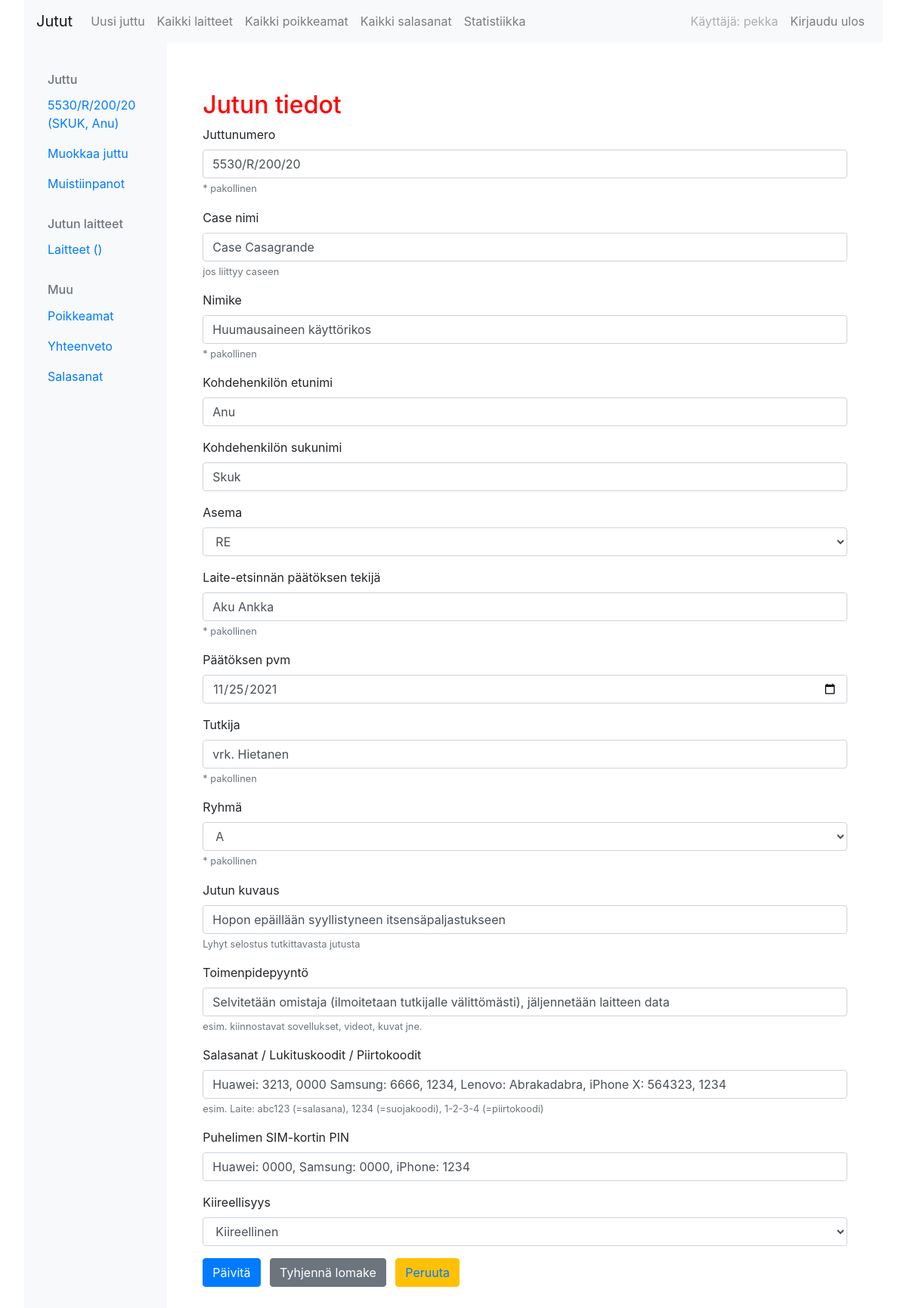
The page /juttu/1/muokkaa (signed in) on the database its author committed.
### juttu/models.py (models this page shows, shortened)
class Juttu(models.Model):
    KIIREELLISYYS_LUOKAT = (
        ('Kiireellinen','Kiireellinen'),
        ('Normaali', 'Normaali'),
    )
    ASIANOSAISUUS = (
        ('Asianomistaja', 'AO'),
        ('Rikoksesta epäilty', 'RE'),
        ('Todistaja', 'Todistaja'),
        ('Muu', 'Muu'),
    )
    juttunumero = models.CharField(max_length=512, blank=False, default="")
    case_nimi = models.CharField(max_length=512, blank=True, null=True)
    nimike = models.CharField(max_length=512, blank=False, null=False, default="") #List of all available crimes?
    tutkija = models.CharField(max_length=512, blank=False, default="")
    ryhma = models.ForeignKey("TutkintaRyhma", related_name="jutun_ryhma", on_delete=models.CASCADE, limit_choices_to={'on_aktiivinen':True})
    kiireellisyys = models.CharField(max_length=512, choices=KIIREELLISYYS_LUOKAT, default='Normaali')
    etunimi = models.CharField(max_length=512, blank=True)
    sukunimi = models.CharField(max_length=512, blank=True)
    user = models.ForeignKey(User, related_name="user_juttus", blank=True, null=True, on_delete=models.CASCADE) # = it-tutkija
    teon_kuvaus = models.CharField(max_length=512, blank=True)
    toimenpidepyynto = models.CharField(max_length=512, blank=True)
    salasana = models.CharField(max_length=512, blank=True) #Tästä oma taulu
    pin_koodi = models.CharField(max_length=512, blank=True)
    kirjauspvm = models.DateTimeField(blank=True, null=True, default=timezone.now)
    juttu_status = models.ForeignKey("JuttuStatus", related_name="jutun_status", on_delete=models.CASCADE, default=1, limit_choices_to={'on_aktiivinen':True})
    asianosaisuus = models.CharField(max_length=512, choices=ASIANOSAISUUS, default='Rikoksesta epäilty')
    paattaja = models.CharField(max_length=512, blank=False, null=True) #Laite-etsinnän päättäjä
    paatos_pvm = models.DateField(widgets.SelectDateWidget, default=timezone.now) #Päätöksen pvm
    def __str__(self):
        return f'{self.juttunumero} ({self.sukunimi.upper()}, {self.etunimi})'

### juttu/views.py (the view, shortened to what this page needs)
# urls.py: path('juttu/<int:pk>/muokkaa', views.UpdateJuttu.as_view(), name="muokkaa_juttu"), #EditJuttu
class UpdateJuttu(LoginRequiredMixin, generic.UpdateView):
    form_class = JuttuForm #binds the update form to an existing form
    model = Juttu

### custom_context_processor.py (called while the page is built)
def year_renderer(request):
    return {
       'this_year': datetime.datetime.today().year,
    }

### juttu/models.py (called while the page is built)
    def __str__(self):
        return self.tutkintaryhma

### laite/laite_context_processor.py (called while the page is built)
def laite_renderer(request):
    return { 'all_laites': Laite.objects.all()}

def laite_juttu_pk(request):
    return { 'laite_juttu_pk' : request.GET }

### juttu/templates/juttu/juttu_form.html (shortened to what this page needs)
{% extends 'juttu/juttu_base.html' %}
{% load bootstrap3 %}
{% block juttu_content %}
    <h2 class='display-5'>Jutun tiedot</h2>
    <form method="POST" action="">
        {% bootstrap_form form %}
        {% buttons %}
          {% if juttu %}
          <button type="submit" class="btn btn-primary">Päivitä</button>
          {% else %}
          <button type="submit" class="btn btn-primary">Vahvista</button>
          {% endif %}
          <button type="reset" class="btn btn-secondary">Tyhjennä lomake</button>
        {% if juttu %}
        <button type="submit" class="btn btn-warning"><a href="{% url 'juttu:single_juttu' pk=juttu.pk %}">Peruuta</a></button>
        {% endif %}
        {% endbuttons %}
      </form>
{% endblock juttu_content %}

### juttu/templates/juttu/juttu_base.html (shortened to what this page needs)
{% extends 'base.html' %}
{% block content %}
<div class="container-fluid">
  <div class="row">
    <nav class="col-md-2 d-none d-md-block bg-light sidebar">
      <div class="sidebar-sticky pt-3">
        {% if juttu %}
            <h6 class="sidebar-heading d-flex justify-content-between align-items-center px-3 mt-4 mb-1 text-muted">
                <span>Juttu</span>
            </h6>
            <ul class="nav flex-column">
              <li class="nav-item">
                <a class="nav-link active" href="{% url 'juttu:single_juttu' pk=juttu.pk %}">
                  {{ juttu }} <span class="sr-only">(current)</span>
                </a>
              </li>
              <li class="nav-item">
                <a class="nav-link" href="{% url 'juttu:muokkaa_juttu' pk=juttu.pk %}">
                  Muokkaa juttu
                </a>
              </li>
              <li class="nav-item">
                <a class="nav-link" href="{% url 'juttu:juttu_muistiinpano' pk=juttu.pk %}">
                {% if mustiinpanot_list.count > 0 %}
                  <strong>Muistiinpanot *</strong>
                {% elif mustiinpanot_list_in_laitteet.count > 0 %}
                    <strong>Muistiinpanot *</strong>
                {% else %}
                  <span>Muistiinpanot</span>
                {% endif %}
                </a>
              </li>
            </ul>
            <h6 class="sidebar-heading d-flex justify-content-between align-items-center px-3 mt-4 mb-1 text-muted">
              <span>Jutun laitteet</span>
            </h6>
            <ul class="nav flex-column mb-2">
              <li class="nav-item">
                <a class="nav-link" href="{% url 'juttu:jutun_laitteet' pk=juttu.pk %}">
                  Laitteet ({{ laites.count }})
                </a>
              </li>
            <h6 class="sidebar-heading d-flex justify-content-between align-items-center px-3 mt-4 mb-1 text-muted">
              <span>Muu</span>
            </h6>
            <ul class="nav flex-column mb-2">
              <li class="nav-item">
                <a class="nav-link" href="{% url 'juttu:juttu_poikkeamat' pk=juttu.pk%}">
                {% if poikkeamat_list.count > 0 %}
                  <strong>Poikkeamat *</strong>
                {% elif poikkeamat_list_in_laitteet.count > 0 %}
                    <strong>Poikkeamat *</strong>
                {% else %}
                  <span>Poikkeamat</span>
                {% endif %}
                </a>
              </li>
              <li>
                <a class="nav-link" href="{% url 'juttu:jutun_yhteenveto' pk=juttu.pk %}">Yhteenveto</a>
              </li>
              <li>
                <a class="nav-link" href="{% url 'juttu:jutun_salasanat' pk=juttu.pk %}">Salasanat</a>
              </li>
            {% endif %}
            </ul>
          </div>
        </nav>
    {% if juttu.juttu_status == "Valmis" %}
        <div class="jumbotron" style="background-color:lightgreen">
        {% elif juttu.juttu_status == "Odottaa" %}
        <div class="jumbotron" style="background-color:lightyellow">
        {% else %}
        <div class="jumbotron" style="background-color:white;">
    {% endif %}
        <div class='container-fluid'>
            {% block juttu_content %}
            {% endblock juttu_content %}
        </div>
    </div>
{% endblock content %}

### templates/base.html (shortened to what this page needs)
<!DOCTYPE html>
{% load static %}
{% load my_tags %}
<html lang="en">
<head>
    <link rel="stylesheet" href="{% static 'css/bootstrap.min.css' %}">
    <link rel="stylesheet" href="{% static 'css/kirjuri.css' %}">
</head>
<body>
    <div class="base-container">
    {% if user.is_authenticated %}
    <nav class="navbar navbar-expand-lg navbar-light bg-light sticky-top">
            <a class="navbar-brand" href="{% url 'juttu:juttu_list' %}">Jutut</a>
            <div class="collapse navbar-collapse" id="navbarNav">
                <ul class="navbar-nav">
                    <li>
                        <a class="nav-item nav-link" href="{% url 'juttu:uusi_juttu' %}">Uusi juttu</a>
                    </li>
                    <li>
                        <a class="nav-item nav-link" href="{% url 'laite:laite_list' %}">Kaikki laitteet <span class="sr-only">(current)</span></a>
                    </li>
                    <li>
                        <a class="nav-item nav-link" href="{% url 'juttu:poikkeamat_list' %}">Kaikki poikkeamat <span class="sr-only">(current)</span></a>
                    </li>
                    <li>
                        <a class="nav-item nav-link" href="{% url 'kaikki_salasanat' %}">Kaikki salasanat <span class="sr-only">(current)</span></a>
                    </li>
                    <li>
                        <a class="nav-item nav-link" href="{% url 'statistiikka' year=this_year %}">Statistiikka <span class="sr-only">(current)</span></a>
                    </li>
                </ul>
            </div>
            <div class="navbar-collapse">
                <ul class="navbar-nav ml-auto">
                    <li class="nav-item">
                        <a class="nav-item nav-link disabled" href="">{% if user.is_authenticated %}Käyttäjä: {{ user.username }} {% else %}Vieras{% endif %} </a>
                </li>
                <li class="nav-item">
                    {% if user.is_authenticated %}
                    <a class="nav-item nav-link" href="{% url 'accounts:logout' %}">Kirjaudu ulos</a>
                    {% else %}
                    <a class="nav-item nav-link" href="{% url 'accounts:login' %}">Kirjaudu sisään</a>
                    {% endif %}
                </li>
            </ul>
        </div>
    </nav>
    {% endif %}
    {% block content %}
    {% endblock content %}
</div>
</body>
</html>

### static/css/kirjuri.css (style rules this page uses)
h2 { color: red; }
.jumbotron { margin-top: 0em; width: 83.3%; align-items: stretch; display: flex; }
.btn { margin-right: 0.5em; }
.base-container { margin-right: 2em; margin-left: 2em; min-width: 90%; }

### rows shown on the page
Juttu: juttunumero+sukunimi+etunimi "5530/R/200/20 (SKUK, Anu)", juttunumero "5530/R/200/20", case_nimi "Case Casagrande", nimike "Huumausaineen käyttörikos", etunimi "Anu", sukunimi "Skuk", asianosaisuus "RE", paattaja "Aku Ankka", paatos_pvm "11/25/2021", tutkija "vrk. Hietanen", ryhma "A", teon_kuvaus "Hopon epäillään syyllistyneen itsensäpaljastukseen", toimenpidepyynto "Selvitetään omistaja (ilmoitetaan tutkijalle välittömästi), jäljennetään laitteen data", salasana "Huawei: 3213, 0000 Samsung: 6666, 1234, Lenovo: Abrakadabra, iPhone X: 564323, 1234", pin_koodi "Huawei: 0000, Samsung: 0000, iPhone: 1234", kiireellisyys "Kiireellinen"

### other values the page prints
{{ user.username }} "pekka"
